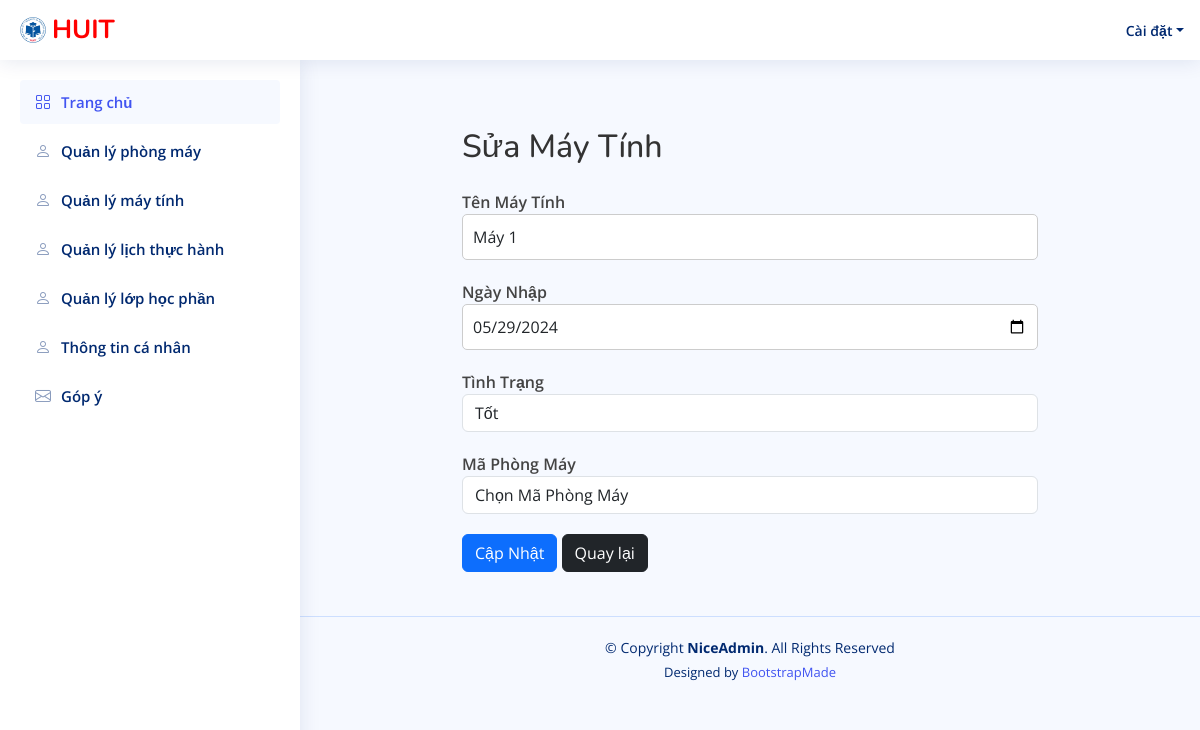
The page /DoAn_QLyPMT_Nhom11/maytinh_edit.php?path=maytinh/edit&id=M1PA102 on the database its author committed.
### tables this page shows
CREATE TABLE `maytinh` (
  `maMT` varchar(30) NOT NULL,
  `tenMT` varchar(30) DEFAULT NULL,
  `ngaynhap` date DEFAULT NULL,
  `tinhtrang` varchar(30) DEFAULT NULL,
  `maPM` varchar(30) DEFAULT NULL
);

### DoAn_QLyPMT_Nhom11/maytinh_edit.php (the view, shortened to what this page needs)
<?php
include 'database.php';
$conn->set_charset("utf8");
$maMT = $_GET['id'];
$sql = "SELECT * FROM maytinh WHERE maMT='$maMT'";
$result = $conn->query($sql);
$row = $result->fetch_assoc();
?>
<!DOCTYPE html>
<html lang="en">
<head>
    <link href="assets/vendor/bootstrap/css/bootstrap.min.css" rel="stylesheet">
    <link href="assets/vendor/bootstrap-icons/bootstrap-icons.css" rel="stylesheet">
    <link href="assets/vendor/boxicons/css/boxicons.min.css" rel="stylesheet">
    <link href="assets/vendor/quill/quill.snow.css" rel="stylesheet">
    <link href="assets/vendor/quill/quill.bubble.css" rel="stylesheet">
    <link href="assets/vendor/remixicon/remixicon.css" rel="stylesheet">
    <link href="assets/css/style.css" rel="stylesheet">
</head>
<?php include 'header.php';
include 'sidebar.php';
?>
<body>
    <main id="main" class="main">
        <div class="container mt-5">
            <h2 class="mb-4">Sửa Máy Tính</h2>
            <form method="POST" action="">
                <div class="form-group">
                    <label for="tenMT">Tên Máy Tính</label>
                    <input type="text" class="form-control" id="tenMT" name="tenMT" value="<?= $row['tenMT'] ?>"
                        required>
                </div>
                <div class="form-group">
                    <label for="ngaynhap">Ngày Nhập</label>
                    <input type="date" class="form-control" id="ngaynhap" name="ngaynhap"
                        value="<?= $row['ngaynhap'] ?>" required>
                </div>
                <div class="form-group">
                    <label for="tinhtrang">Tình Trạng</label>
                    <select class="form-control" id="tinhtrang" name="tinhtrang" required>
                        <option value="Tốt" <?= ($row['tinhtrang'] == 'Tốt') ? 'selected' : '' ?>>Tốt</option>
                    </select>
                </div>
                <div class="form-group">
                    <label for="maPM">Mã Phòng Máy</label>
                    <select class="form-control" id="maPM" name="maPM" required>
                        <option value="">Chọn Mã Phòng Máy</option>
                    </select>
                </div>
                <button type="submit" class="btn btn-primary">Cập Nhật</button>
                <button onclick="window.location.href='maytinh_index.php'" class="btn btn-dark">Quay lại</button>
            </form>
        </div>
    </main>
    <br>
    <?php include 'footer.php'; ?>
</body>
</html>

### DoAn_QLyPMT_Nhom11/assets/css/style.css (style rules this page uses)
:root { scroll-behavior: smooth; }
body { font-family: "Open Sans", sans-serif; background: #f6f9ff; color: #444444; }
h1, h2, h3, h4, h5, h6 { font-family: "Nunito", sans-serif; }
#main { margin-top: 60px; padding: 20px 30px; transition: all 0.3s; }
@media (min-width: 1200px) { #main, #footer { margin-left: 300px; } }

### DoAn_QLyPMT_Nhom11/maytinh_edit.php (style rules this page uses)
.container { max-width: 600px; margin: 0 auto; }
h2 { color: #333; }
.form-group { margin-bottom: 20px; }
label { font-weight: 600; }
input[type="text"], input[type="date"] { width: 100%; padding: 10px; border-radius: 5px; border: 1px solid #ccc; }

### rows shown on the page
maytinh: tenMT "Máy 1", ngaynhap "05/29/2024", tinhtrang "Tốt"
